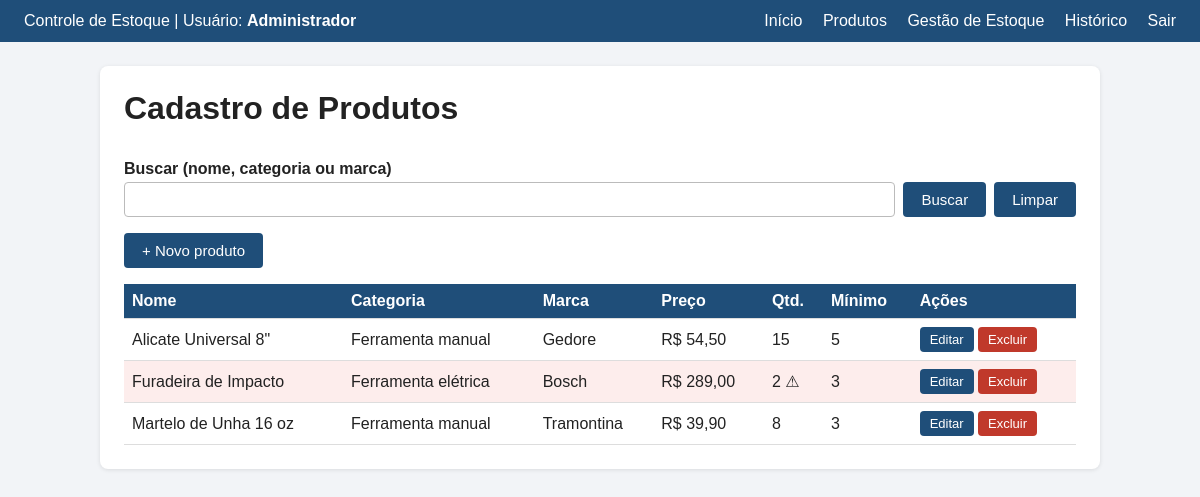
/11-projeto-completo-estoque/produtos.php (signed in), run on the app's committed database.
### tables this page shows
CREATE TABLE produtos (
    id INT AUTO_INCREMENT PRIMARY KEY,
    nome VARCHAR(100) NOT NULL,
    descricao TEXT,
    categoria VARCHAR(50),
    marca VARCHAR(50),
    preco DECIMAL(10,2) NOT NULL DEFAULT 0,
    quantidade INT NOT NULL DEFAULT 0,        
    estoque_minimo INT NOT NULL DEFAULT 0     
);

### 11-projeto-completo-estoque/funcoes.php (called while the page is built, shortened)
<?php
function e($texto) {
    return htmlspecialchars((string)$texto);
}
function dinheiro($valor) {
    return "R$ " . number_format((float)$valor, 2, ',', '.');
}
?>

### 11-projeto-completo-estoque/produtos.php (the view, shortened to what this page needs)
<?php
include "conexao.php";
include "funcoes.php";
$busca = trim($_GET['busca'] ?? '');
if ($busca != "") {
    $b = mysqli_real_escape_string($conexao, $busca);
    $sql = "SELECT * FROM produtos
            WHERE nome LIKE '%$b%' OR categoria LIKE '%$b%' OR marca LIKE '%$b%'
            ORDER BY nome";
} else {
    $sql = "SELECT * FROM produtos ORDER BY nome";
}
$produtos = mysqli_query($conexao, $sql);
include "topo.php";
?>
    <h1>Cadastro de Produtos</h1>
    <form method="get" action="produtos.php" class="busca">
        <div style="flex:1">
            <label for="busca">Buscar (nome, categoria ou marca)</label>
            <input type="text" id="busca" name="busca" value="<?php echo e($busca); ?>">
        </div>
        <button type="submit">Buscar</button>
        <a class="botao" href="produtos.php" style="margin-top:0">Limpar</a>
    </form>
    <a class="botao" href="produto_cadastrar.php">+ Novo produto</a>
    <table>
        <tr>
            <th>Nome</th>
            <th>Categoria</th>
            <th>Marca</th>
            <th>Preço</th>
            <th>Qtd.</th>
            <th>Mínimo</th>
            <th>Ações</th>
        </tr>
        <?php while ($p = mysqli_fetch_assoc($produtos)) {
            $baixo = $p['quantidade'] < $p['estoque_minimo']; ?>
            <tr class="<?php echo $baixo ? 'linha-alerta' : ''; ?>">
                <td><?php echo e($p['nome']); ?></td>
                <td><?php echo e($p['categoria']); ?></td>
                <td><?php echo e($p['marca']); ?></td>
                <td><?php echo dinheiro($p['preco']); ?></td>
                <td><?php echo $p['quantidade']; ?><?php echo $baixo ? ' ⚠' : ''; ?></td>
                <td><?php echo $p['estoque_minimo']; ?></td>
                <td>
                    <a class="botao botao-pequeno" href="produto_editar.php?id=<?php echo $p['id']; ?>">Editar</a>
                    <a class="botao botao-pequeno botao-perigo"
                       href="produto_excluir.php?id=<?php echo $p['id']; ?>"
                       onclick="return confirm('Tem certeza que deseja excluir este produto? O histórico dele também será apagado.');">Excluir</a>
                </td>
            </tr>
        <?php } ?>
    </table>
<?php include "rodape.php"; ?>

### 11-projeto-completo-estoque/estilo.css (style rules this page uses)
:root { --cor-principal: #1f4e79; --cor-fundo: #f2f4f7; --cor-texto: #222; --cor-perigo: #c0392b; --cor-sucesso: #1e8449; --cor-aviso: #b9770e; }
* { box-sizing: border-box; }
body { margin: 0; font-family: Arial, Helvetica, sans-serif; background: var(--cor-fundo); color: var(--cor-texto); }
h1 { margin-top: 0; }
label { display: block; margin-top: 12px; font-weight: bold; }
input, select, textarea { width: 100%; padding: 8px; margin-top: 4px; border: 1px solid #bbb; border-radius: 4px; font-size: 15px; }
button, .botao { display: inline-block; margin-top: 16px; padding: 9px 18px; background: var(--cor-principal); color: white; border: none; border-radius: 4px; font-size: 15px; cursor: pointer; text-decoration: none; }
.botao-perigo { background: var(--cor-perigo); }
.botao-pequeno { padding: 5px 10px; font-size: 13px; margin-top: 0; }
table { width: 100%; border-collapse: collapse; margin-top: 16px; }
th, td { padding: 8px; border-bottom: 1px solid #ddd; text-align: left; }
th { background: var(--cor-principal); color: white; }
.linha-alerta td { background: #fdedec; }
.busca { display: flex; gap: 8px; align-items: flex-end; }
.busca input { flex: 1; }
.busca button { margin-top: 0; }

### data on the page
produtos: nome "Alicate Universal 8\"", categoria "Ferramenta manual", marca "Gedore", preco "R$ 54,50", quantidade "15", estoque_minimo "5"
produtos: nome "Furadeira de Impacto", categoria "Ferramenta elétrica", marca "Bosch", preco "R$ 289,00", quantidade "2", estoque_minimo "3"
produtos: nome "Martelo de Unha 16 oz", categoria "Ferramenta manual", marca "Tramontina", preco "R$ 39,90", quantidade "8", estoque_minimo "3"

### other printed values
$_SESSION['usuario_nome'] "Administrador"
